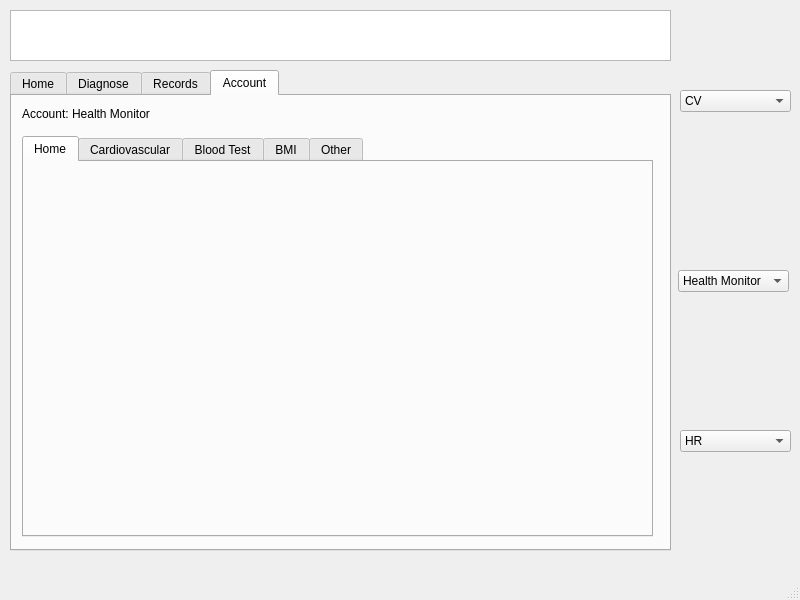
<?xml version="1.0" encoding="UTF-8"?>
<ui version="4.0">
 <class>MainWindow</class>
 <widget class="QMainWindow" name="MainWindow">
  <property name="geometry">
   <rect>
    <x>0</x>
    <y>0</y>
    <width>800</width>
    <height>600</height>
   </rect>
  </property>
  <property name="windowTitle">
   <string>MainWindow</string>
  </property>
  <widget class="QWidget" name="centralwidget">
   <widget class="QTabWidget" name="tabWidget">
    <property name="geometry">
     <rect>
      <x>10</x>
      <y>70</y>
      <width>661</width>
      <height>481</height>
     </rect>
    </property>
    <property name="currentIndex">
     <number>3</number>
    </property>
    <widget class="QWidget" name="tab">
     <attribute name="title">
      <string>Home</string>
     </attribute>
     <widget class="QLabel" name="label">
      <property name="geometry">
       <rect>
        <x>20</x>
        <y>20</y>
        <width>201</width>
        <height>16</height>
       </rect>
      </property>
      <property name="text">
       <string>Welcome, &lt;insert name&gt; !</string>
      </property>
     </widget>
    </widget>
    <widget class="QWidget" name="tab_2">
     <attribute name="title">
      <string>Diagnose</string>
     </attribute>
     <widget class="QLabel" name="label_4">
      <property name="geometry">
       <rect>
        <x>10</x>
        <y>20</y>
        <width>101</width>
        <height>16</height>
       </rect>
      </property>
      <property name="text">
       <string>Search Database:</string>
      </property>
     </widget>
     <widget class="QComboBox" name="comboBox_4">
      <property name="geometry">
       <rect>
        <x>10</x>
        <y>40</y>
        <width>161</width>
        <height>22</height>
       </rect>
      </property>
      <item>
       <property name="text">
        <string>Search Name</string>
       </property>
      </item>
     </widget>
     <widget class="QComboBox" name="comboBox_5">
      <property name="geometry">
       <rect>
        <x>180</x>
        <y>40</y>
        <width>221</width>
        <height>22</height>
       </rect>
      </property>
      <item>
       <property name="text">
        <string>Department</string>
       </property>
      </item>
     </widget>
     <widget class="QComboBox" name="comboBox_6">
      <property name="geometry">
       <rect>
        <x>410</x>
        <y>40</y>
        <width>171</width>
        <height>22</height>
       </rect>
      </property>
      <item>
       <property name="text">
        <string>Position</string>
       </property>
      </item>
     </widget>
     <widget class="QScrollArea" name="scrollArea">
      <property name="geometry">
       <rect>
        <x>10</x>
        <y>70</y>
        <width>631</width>
        <height>341</height>
       </rect>
      </property>
      <property name="widgetResizable">
       <bool>true</bool>
      </property>
      <widget class="QWidget" name="scrollAreaWidgetContents">
       <property name="geometry">
        <rect>
         <x>0</x>
         <y>0</y>
         <width>629</width>
         <height>339</height>
        </rect>
       </property>
       <widget class="QCheckBox" name="checkBox">
        <property name="geometry">
         <rect>
          <x>10</x>
          <y>10</y>
          <width>70</width>
          <height>17</height>
         </rect>
        </property>
        <property name="text">
         <string>CheckBox</string>
        </property>
       </widget>
       <widget class="QCheckBox" name="checkBox_2">
        <property name="geometry">
         <rect>
          <x>10</x>
          <y>30</y>
          <width>70</width>
          <height>17</height>
         </rect>
        </property>
        <property name="text">
         <string>CheckBox</string>
        </property>
       </widget>
       <widget class="QCheckBox" name="checkBox_3">
        <property name="geometry">
         <rect>
          <x>10</x>
          <y>50</y>
          <width>70</width>
          <height>17</height>
         </rect>
        </property>
        <property name="text">
         <string>CheckBox</string>
        </property>
       </widget>
       <widget class="QCheckBox" name="checkBox_4">
        <property name="geometry">
         <rect>
          <x>10</x>
          <y>70</y>
          <width>70</width>
          <height>17</height>
         </rect>
        </property>
        <property name="text">
         <string>CheckBox</string>
        </property>
       </widget>
       <widget class="QCheckBox" name="checkBox_5">
        <property name="geometry">
         <rect>
          <x>10</x>
          <y>90</y>
          <width>70</width>
          <height>17</height>
         </rect>
        </property>
        <property name="text">
         <string>CheckBox</string>
        </property>
       </widget>
      </widget>
     </widget>
     <widget class="QPushButton" name="pushButton_3">
      <property name="geometry">
       <rect>
        <x>540</x>
        <y>420</y>
        <width>75</width>
        <height>23</height>
       </rect>
      </property>
      <property name="text">
       <string>Diagnose</string>
      </property>
     </widget>
    </widget>
    <widget class="QWidget" name="tab_4">
     <attribute name="title">
      <string>Records</string>
     </attribute>
     <widget class="QLabel" name="label_6">
      <property name="geometry">
       <rect>
        <x>10</x>
        <y>10</y>
        <width>121</width>
        <height>16</height>
       </rect>
      </property>
      <property name="text">
       <string>Search Database:</string>
      </property>
     </widget>
     <widget class="QComboBox" name="comboBox_7">
      <property name="geometry">
       <rect>
        <x>10</x>
        <y>30</y>
        <width>181</width>
        <height>22</height>
       </rect>
      </property>
      <item>
       <property name="text">
        <string>Name</string>
       </property>
      </item>
     </widget>
     <widget class="QComboBox" name="comboBox_8">
      <property name="geometry">
       <rect>
        <x>200</x>
        <y>30</y>
        <width>181</width>
        <height>22</height>
       </rect>
      </property>
      <item>
       <property name="text">
        <string>Department</string>
       </property>
      </item>
     </widget>
     <widget class="QComboBox" name="comboBox_9">
      <property name="geometry">
       <rect>
        <x>390</x>
        <y>30</y>
        <width>181</width>
        <height>22</height>
       </rect>
      </property>
      <item>
       <property name="text">
        <string>Type of Document</string>
       </property>
      </item>
     </widget>
     <widget class="QLabel" name="label_7">
      <property name="geometry">
       <rect>
        <x>10</x>
        <y>60</y>
        <width>46</width>
        <height>13</height>
       </rect>
      </property>
      <property name="text">
       <string>Results:</string>
      </property>
     </widget>
     <widget class="QScrollArea" name="scrollArea_2">
      <property name="geometry">
       <rect>
        <x>10</x>
        <y>80</y>
        <width>631</width>
        <height>341</height>
       </rect>
      </property>
      <property name="widgetResizable">
       <bool>true</bool>
      </property>
      <widget class="QWidget" name="scrollAreaWidgetContents_2">
       <property name="geometry">
        <rect>
         <x>0</x>
         <y>0</y>
         <width>629</width>
         <height>339</height>
        </rect>
       </property>
      </widget>
     </widget>
     <widget class="QPushButton" name="pushButton">
      <property name="geometry">
       <rect>
        <x>470</x>
        <y>430</y>
        <width>75</width>
        <height>23</height>
       </rect>
      </property>
      <property name="text">
       <string>Send</string>
      </property>
     </widget>
     <widget class="QPushButton" name="pushButton_2">
      <property name="geometry">
       <rect>
        <x>550</x>
        <y>430</y>
        <width>75</width>
        <height>23</height>
       </rect>
      </property>
      <property name="text">
       <string>delete</string>
      </property>
     </widget>
    </widget>
    <widget class="QWidget" name="tab_3">
     <attribute name="title">
      <string>Account</string>
     </attribute>
     <widget class="QLabel" name="label_8">
      <property name="geometry">
       <rect>
        <x>10</x>
        <y>10</y>
        <width>131</width>
        <height>16</height>
       </rect>
      </property>
      <property name="text">
       <string>Account: Health Monitor</string>
      </property>
     </widget>
     <widget class="QTabWidget" name="tabWidget_2">
      <property name="geometry">
       <rect>
        <x>10</x>
        <y>40</y>
        <width>631</width>
        <height>401</height>
       </rect>
      </property>
      <property name="currentIndex">
       <number>0</number>
      </property>
      <widget class="QWidget" name="tab_5">
       <attribute name="title">
        <string>Home</string>
       </attribute>
      </widget>
      <widget class="QWidget" name="tab_6">
       <attribute name="title">
        <string>Cardiovascular</string>
       </attribute>
      </widget>
      <widget class="QWidget" name="tab_7">
       <attribute name="title">
        <string>Blood Test</string>
       </attribute>
      </widget>
      <widget class="QWidget" name="tab_8">
       <attribute name="title">
        <string>BMI</string>
       </attribute>
      </widget>
      <widget class="QWidget" name="tab_9">
       <attribute name="title">
        <string>Other</string>
       </attribute>
      </widget>
     </widget>
    </widget>
   </widget>
   <widget class="QComboBox" name="comboBox">
    <property name="geometry">
     <rect>
      <x>680</x>
      <y>90</y>
      <width>111</width>
      <height>22</height>
     </rect>
    </property>
    <item>
     <property name="text">
      <string>CV</string>
     </property>
    </item>
    <item>
     <property name="text">
      <string>Interview</string>
     </property>
    </item>
    <item>
     <property name="text">
      <string>Blank pa</string>
     </property>
    </item>
    <item>
     <property name="text">
      <string>Blank pa</string>
     </property>
    </item>
   </widget>
   <widget class="QComboBox" name="comboBox_2">
    <property name="geometry">
     <rect>
      <x>678</x>
      <y>270</y>
      <width>111</width>
      <height>22</height>
     </rect>
    </property>
    <item>
     <property name="text">
      <string>Health Monitor</string>
     </property>
    </item>
    <item>
     <property name="text">
      <string>Performance Shit</string>
     </property>
    </item>
    <item>
     <property name="text">
      <string>blank pa</string>
     </property>
    </item>
    <item>
     <property name="text">
      <string>blank pa</string>
     </property>
    </item>
    <item>
     <property name="text">
      <string>logout</string>
     </property>
    </item>
   </widget>
   <widget class="QComboBox" name="comboBox_3">
    <property name="geometry">
     <rect>
      <x>680</x>
      <y>430</y>
      <width>111</width>
      <height>22</height>
     </rect>
    </property>
    <item>
     <property name="text">
      <string>HR</string>
     </property>
    </item>
    <item>
     <property name="text">
      <string>IT</string>
     </property>
    </item>
    <item>
     <property name="text">
      <string>Sales</string>
     </property>
    </item>
    <item>
     <property name="text">
      <string>etc</string>
     </property>
    </item>
   </widget>
   <widget class="QGraphicsView" name="graphicsView">
    <property name="geometry">
     <rect>
      <x>10</x>
      <y>10</y>
      <width>661</width>
      <height>51</height>
     </rect>
    </property>
   </widget>
  </widget>
  <widget class="QMenuBar" name="menubar">
   <property name="geometry">
    <rect>
     <x>0</x>
     <y>0</y>
     <width>800</width>
     <height>21</height>
    </rect>
   </property>
  </widget>
  <widget class="QStatusBar" name="statusbar"/>
 </widget>
 <resources/>
 <connections/>
</ui>
